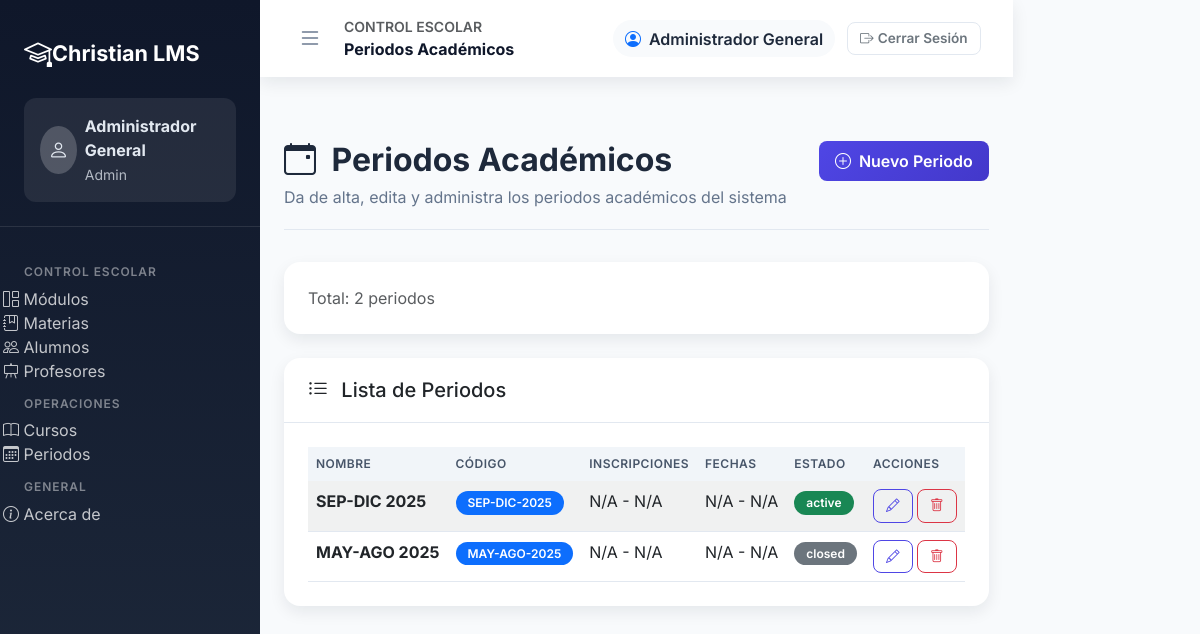
The page /periods (signed in) on the database its author committed.
### tables this page shows
CREATE TABLE `terms` (
  `id` int(10) UNSIGNED NOT NULL,
  `code` varchar(30) NOT NULL,
  `name` varchar(120) NOT NULL,
  `start_date` date DEFAULT NULL,
  `inscriptions_start` date NOT NULL,
  `inscriptions_end` date NOT NULL,
  `term_start` date NOT NULL,
  `term_end` date NOT NULL,
  `status` enum('draft','active','closed') NOT NULL DEFAULT 'draft',
  `created_at` timestamp NOT NULL DEFAULT CURRENT_TIMESTAMP,
  `updated_at` timestamp NOT NULL DEFAULT CURRENT_TIMESTAMP ON UPDATE CURRENT_TIMESTAMP,
  `enrollment_start` date DEFAULT NULL,
  `enrollment_end` date DEFAULT NULL
);

### src/UI/Views/periods/index.php (the view, shortened to what this page needs)
<div class="container-xxl app-content">
    <div class="page-header">
        <div>
            <h1 class="page-title"><i class="bi bi-calendar-event me-2"></i> Periodos Académicos</h1>
            <p class="page-subtitle">Da de alta, edita y administra los periodos académicos del sistema</p>
        </div>
        <div class="page-header-actions">
            <button class="btn btn-primary" data-bs-toggle="modal" data-bs-target="#createPeriodModal">
                <i class="bi bi-plus-circle me-1"></i> Nuevo Periodo
            </button>
        </div>
    </div>
    <div class="row mb-4">
        <div class="col-12">
            <div class="card filter-card">
                <div class="card-body d-flex justify-content-between align-items-center flex-wrap">
                    <span class="text-muted">Total: <?= count($periods ?? []) ?> periodos</span>
                </div>
            </div>
        </div>
    </div>
    <div class="row">
        <div class="col-12">
            <div class="card">
                <div class="card-header">
                    <h5 class="mb-0"><i class="bi bi-list-ul me-2"></i> Lista de Periodos</h5>
                </div>
                <div class="card-body">
                    <div class="table-responsive">
                        <table class="table table-striped table-hover">
                            <thead>
                                <tr>
                                    <th>Nombre</th>
                                    <th>Código</th>
                                    <th>Inscripciones</th>
                                    <th>Fechas</th>
                                    <th>Estado</th>
                                    <th>Acciones</th>
                                </tr>
                            </thead>
                            <tbody>
                                <?php if (empty($periods)): ?>
                                    <tr>
                                        <td colspan="6" class="text-center text-muted">No hay periodos registrados.</td>
                                    </tr>
                                <?php else: ?>
                                    <?php foreach ($periods as $period): ?>
                                        <tr>
                                            <td>
                                                <div class="fw-bold"><?= htmlspecialchars($period['name'] ?? '') ?></div>
                                            </td>
                                            <td><span class="badge bg-primary"><?= htmlspecialchars($period['code'] ?? 'N/A') ?></span></td>
                                            <td>
                                                <?= htmlspecialchars($period['enrollment_start'] ?? 'N/A') ?>
                                                -
                                                <?= htmlspecialchars($period['enrollment_end'] ?? 'N/A') ?>
                                            </td>
                                            <td>
                                                <?= htmlspecialchars($period['start_date'] ?? 'N/A') ?>
                                                -
                                                <?= htmlspecialchars($period['end_date'] ?? 'N/A') ?>
                                            </td>
                                            <td>
                                                <span class="badge bg-<?= ($period['status'] ?? '') === 'active' ? 'success' : 'secondary' ?>">
                                                    <?= htmlspecialchars($period['status'] ?? 'inactive') ?>
                                                </span>
                                            </td>
                                            <td>
                                                <button
                                                    type="button"
                                                    class="btn btn-sm btn-outline-primary"
                                                    data-period-edit
                                                    data-id="<?= (int) $period['id'] ?>"
                                                    data-name="<?= htmlspecialchars($period['name'] ?? '', ENT_QUOTES) ?>"
                                                    data-code="<?= htmlspecialchars($period['code'] ?? '', ENT_QUOTES) ?>"
                                                    data-enrollment-start="<?= htmlspecialchars($period['enrollment_start'] ?? '', ENT_QUOTES) ?>"
                                                    data-enrollment-end="<?= htmlspecialchars($period['enrollment_end'] ?? '', ENT_QUOTES) ?>"
                                                    data-start-date="<?= htmlspecialchars($period['start_date'] ?? '', ENT_QUOTES) ?>"
                                                    data-end-date="<?= htmlspecialchars($period['end_date'] ?? '', ENT_QUOTES) ?>"
                                                    data-status="<?= htmlspecialchars($period['status'] ?? '', ENT_QUOTES) ?>"
                                                >
                                                    <i class="bi bi-pencil"></i>
                                                </button>
                                                <button
                                                    type="button"
                                                    class="btn btn-sm btn-outline-danger"
                                                    data-period-delete
                                                    data-id="<?= (int) $period['id'] ?>"
                                                    data-name="<?= htmlspecialchars($period['name'] ?? '', ENT_QUOTES) ?>"
                                                >
                                                    <i class="bi bi-trash"></i>
                                                </button>
                                            </td>
                                        </tr>
                                    <?php endforeach; ?>
                                <?php endif; ?>
                            </tbody>
                        </table>
                    </div>
                </div>
            </div>
        </div>
    </div>
</div>

### public/assets/css/ui-premium.css (style rules this page uses)
:root { --primary-color: #4f46e5; --primary-dark: #4338ca; --secondary-color: #0f172a; --success-color: #16a34a; --warning-color: #f59e0b; --danger-color: #ef4444; --info-color: #0ea5e9; --muted-color: #64748b; --border-color: #e2e8f0; --surface-color: #ffffff; --surface-alt: #f8fafc; --radius-lg: 16px; --radius-md: 12px; --radius-sm: 8px; --shadow-sm: 0 6px 16px rgba(15, 23, 42, 0.08); --shadow-md: 0 10px 30px rgba(15, 23, 42, 0.12); }
* { box-sizing: border-box; }
body { font-family: 'Inter', 'Segoe UI', sans-serif; background-color: var(--surface-alt); color: #0f172a; }
.app-body { min-height: 100vh; }
.app-content { max-width: 1400px; margin: 0 auto; padding: 2rem 1.5rem 3rem; }
.page-header { display: flex; align-items: flex-start; justify-content: space-between; gap: 1.5rem; margin-bottom: 2rem; padding-bottom: 1.25rem; border-bottom: 1px solid var(--border-color); }
.page-header .page-title { font-size: 2rem; font-weight: 700; margin-bottom: 0.35rem; }
.page-header .page-subtitle { color: var(--muted-color); margin-bottom: 0; }
.page-header-actions { display: flex; flex-wrap: wrap; gap: 0.75rem; }
.card { border: none; border-radius: var(--radius-lg); box-shadow: var(--shadow-sm); }
.card-header { background-color: transparent; border-bottom: 1px solid var(--border-color); padding: 1.25rem 1.5rem; }
.card-body { padding: 1.5rem; }
.filter-card { background: var(--surface-color); }
.table { margin-bottom: 0; border-color: var(--border-color); }
.table thead th { background-color: #f1f5f9; border: none; font-weight: 600; color: #475569; text-transform: uppercase; font-size: 0.75rem; letter-spacing: 0.04em; }
.table tbody tr { transition: background-color 0.2s ease; }
.table-striped > tbody > tr:nth-of-type(odd) > * { background-color: #fdfefe; }
.badge { border-radius: 999px; font-weight: 600; padding: 0.35rem 0.75rem; }
.btn { border-radius: var(--radius-sm); font-weight: 600; padding: 0.5rem 1rem; }
.btn-primary { background: linear-gradient(135deg, var(--primary-color), var(--primary-dark)); border: none; }
.btn-outline-primary { border-color: var(--primary-color); color: var(--primary-color); }
.btn-sm { padding: 0.35rem 0.75rem; font-size: 0.85rem; }
.page-title { font-size: 2rem; font-weight: 700; color: #1e293b; }
.page-subtitle { color: var(--muted-color); font-size: 1rem; }

### rows shown on the page
terms: name "SEP-DIC 2025", code "SEP-DIC-2025", enrollment_start "N/A", enrollment_end "N/A", start_date "N/A", end_date "N/A", status "active"
terms: name "MAY-AGO 2025", code "MAY-AGO-2025", enrollment_start "N/A", enrollment_end "N/A", start_date "N/A", end_date "N/A", status "closed"

### other values the page prints
$displayName "Administrador General"
ucfirst($userRole) ?: 'Usuario' "Admin"
$displayTitle "Periodos Académicos"
count($periods ?? []) "2"
